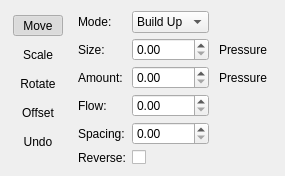
     <widget class="QWidget" name="liquifyTransformPage">
      <layout class="QVBoxLayout" name="verticalLayout_8">
       <item>
        <layout class="QHBoxLayout" name="horizontalLayout_11" stretch="0,0">
         <property name="spacing">
          <number>0</number>
         </property>
         <item>
          <widget class="QFrame" name="liquifyOptionsLayout">
           <property name="sizePolicy">
            <sizepolicy hsizetype="Fixed" vsizetype="Minimum">
             <horstretch>0</horstretch>
             <verstretch>0</verstretch>
            </sizepolicy>
           </property>
           <property name="whatsThis">
            <string>&lt;html&gt;&lt;head/&gt;&lt;body&gt;&lt;p&gt;&lt;br/&gt;&lt;/p&gt;&lt;/body&gt;&lt;/html&gt;</string>
           </property>
           <property name="frameShape">
            <enum>QFrame::NoFrame</enum>
           </property>
           <property name="frameShadow">
            <enum>QFrame::Plain</enum>
           </property>
           <property name="lineWidth">
            <number>0</number>
           </property>
           <layout class="QVBoxLayout" name="verticalLayout_9">
            <property name="leftMargin">
             <number>2</number>
            </property>
            <property name="topMargin">
             <number>2</number>
            </property>
            <property name="rightMargin">
             <number>15</number>
            </property>
            <item>
             <widget class="QToolButton" name="liquifyMove">
              <property name="sizePolicy">
               <sizepolicy hsizetype="Expanding" vsizetype="Fixed">
                <horstretch>0</horstretch>
                <verstretch>0</verstretch>
               </sizepolicy>
              </property>
              <property name="text">
               <string>Move</string>
              </property>
              <property name="checkable">
               <bool>true</bool>
              </property>
              <property name="checked">
               <bool>true</bool>
              </property>
              <property name="autoExclusive">
               <bool>true</bool>
              </property>
              <property name="autoRaise">
               <bool>true</bool>
              </property>
             </widget>
            </item>
            <item>
             <widget class="QToolButton" name="liquifyScale">
              <property name="sizePolicy">
               <sizepolicy hsizetype="Expanding" vsizetype="Fixed">
                <horstretch>0</horstretch>
                <verstretch>0</verstretch>
               </sizepolicy>
              </property>
              <property name="text">
               <string>Scale</string>
              </property>
              <property name="checkable">
               <bool>true</bool>
              </property>
              <property name="autoExclusive">
               <bool>true</bool>
              </property>
              <property name="autoRaise">
               <bool>true</bool>
              </property>
             </widget>
            </item>
            <item>
             <widget class="QToolButton" name="liquifyRotate">
              <property name="sizePolicy">
               <sizepolicy hsizetype="Expanding" vsizetype="Fixed">
                <horstretch>0</horstretch>
                <verstretch>0</verstretch>
               </sizepolicy>
              </property>
              <property name="text">
               <string>Rotate</string>
              </property>
              <property name="checkable">
               <bool>true</bool>
              </property>
              <property name="autoExclusive">
               <bool>true</bool>
              </property>
              <property name="autoRaise">
               <bool>true</bool>
              </property>
             </widget>
            </item>
            <item>
             <widget class="QToolButton" name="liquifyOffset">
              <property name="sizePolicy">
               <sizepolicy hsizetype="Expanding" vsizetype="Fixed">
                <horstretch>0</horstretch>
                <verstretch>0</verstretch>
               </sizepolicy>
              </property>
              <property name="text">
               <string>Offset</string>
              </property>
              <property name="checkable">
               <bool>true</bool>
              </property>
              <property name="autoExclusive">
               <bool>true</bool>
              </property>
              <property name="autoRaise">
               <bool>true</bool>
              </property>
             </widget>
            </item>
            <item>
             <widget class="QToolButton" name="liquifyUndo">
              <property name="sizePolicy">
               <sizepolicy hsizetype="Expanding" vsizetype="Fixed">
                <horstretch>0</horstretch>
                <verstretch>0</verstretch>
               </sizepolicy>
              </property>
              <property name="text">
               <string>Undo</string>
              </property>
              <property name="checkable">
               <bool>true</bool>
              </property>
              <property name="autoExclusive">
               <bool>true</bool>
              </property>
              <property name="autoRaise">
               <bool>true</bool>
              </property>
             </widget>
            </item>
           </layout>
          </widget>
         </item>
         <item>
          <layout class="QGridLayout" name="gridLayout_3">
           <property name="horizontalSpacing">
            <number>3</number>
           </property>
           <property name="verticalSpacing">
            <number>5</number>
           </property>
           <item row="5" column="0">
            <widget class="QLabel" name="label">
             <property name="sizePolicy">
              <sizepolicy hsizetype="Fixed" vsizetype="Preferred">
               <horstretch>0</horstretch>
               <verstretch>0</verstretch>
              </sizepolicy>
             </property>
             <property name="minimumSize">
              <size>
               <width>51</width>
               <height>0</height>
              </size>
             </property>
             <property name="text">
              <string>Reverse:</string>
             </property>
            </widget>
           </item>
           <item row="4" column="1">
            <widget class="KisDoubleSliderSpinBox" name="liquifySpacingSlider"/>
           </item>
           <item row="4" column="0">
            <widget class="QLabel" name="lblSpacing">
             <property name="sizePolicy">
              <sizepolicy hsizetype="Fixed" vsizetype="Preferred">
               <horstretch>0</horstretch>
               <verstretch>0</verstretch>
              </sizepolicy>
             </property>
             <property name="minimumSize">
              <size>
               <width>49</width>
               <height>0</height>
              </size>
             </property>
             <property name="text">
              <string>Spacing:</string>
             </property>
            </widget>
           </item>
           <item row="3" column="0">
            <widget class="QLabel" name="lblFlow">
             <property name="sizePolicy">
              <sizepolicy hsizetype="Fixed" vsizetype="Preferred">
               <horstretch>0</horstretch>
               <verstretch>0</verstretch>
              </sizepolicy>
             </property>
             <property name="minimumSize">
              <size>
               <width>32</width>
               <height>0</height>
              </size>
             </property>
             <property name="text">
              <string>Flow:</string>
             </property>
            </widget>
           </item>
           <item row="3" column="1">
            <widget class="KisDoubleSliderSpinBox" name="liquifyFlowSlider"/>
           </item>
           <item row="1" column="0">
            <widget class="QLabel" name="lblSize">
             <property name="sizePolicy">
              <sizepolicy hsizetype="Fixed" vsizetype="Preferred">
               <horstretch>0</horstretch>
               <verstretch>0</verstretch>
              </sizepolicy>
             </property>
             <property name="minimumSize">
              <size>
               <width>27</width>
               <height>0</height>
              </size>
             </property>
             <property name="text">
              <string>Size:</string>
             </property>
            </widget>
           </item>
           <item row="1" column="1">
            <widget class="KisDoubleSliderSpinBox" name="liquifySizeSlider"/>
           </item>
           <item row="2" column="0">
            <widget class="QLabel" name="lblAmount">
             <property name="sizePolicy">
              <sizepolicy hsizetype="Fixed" vsizetype="Preferred">
               <horstretch>0</horstretch>
               <verstretch>0</verstretch>
              </sizepolicy>
             </property>
             <property name="minimumSize">
              <size>
               <width>51</width>
               <height>0</height>
              </size>
             </property>
             <property name="text">
              <string comment="Amount of transformation">Amount:</string>
             </property>
            </widget>
           </item>
           <item row="2" column="1">
            <widget class="KisDoubleSliderSpinBox" name="liquifyAmountSlider"/>
           </item>
           <item row="0" column="0">
            <widget class="QLabel" name="label_2">
             <property name="sizePolicy">
              <sizepolicy hsizetype="Fixed" vsizetype="Preferred">
               <horstretch>0</horstretch>
               <verstretch>0</verstretch>
              </sizepolicy>
             </property>
             <property name="minimumSize">
              <size>
               <width>38</width>
               <height>0</height>
              </size>
             </property>
             <property name="text">
              <string>Mode:</string>
             </property>
            </widget>
           </item>
           <item row="0" column="1">
            <widget class="QComboBox" name="buildupModeComboBox">
             <property name="sizePolicy">
              <sizepolicy hsizetype="Expanding" vsizetype="Preferred">
               <horstretch>0</horstretch>
               <verstretch>0</verstretch>
              </sizepolicy>
             </property>
             <property name="currentIndex">
              <number>0</number>
             </property>
             <item>
              <property name="text">
               <string>Build Up</string>
              </property>
             </item>
             <item>
              <property name="text">
               <string>Wash</string>
              </property>
             </item>
            </widget>
           </item>
           <item row="5" column="1">
            <widget class="QCheckBox" name="liquifyReverseDirectionChk">
             <property name="enabled">
              <bool>true</bool>
             </property>
             <property name="sizePolicy">
              <sizepolicy hsizetype="Preferred" vsizetype="Preferred">
               <horstretch>0</horstretch>
               <verstretch>0</verstretch>
              </sizepolicy>
             </property>
             <property name="text">
              <string/>
             </property>
            </widget>
           </item>
           <item row="1" column="2">
            <widget class="QToolButton" name="liquifySizePressureBox">
             <property name="enabled">
              <bool>true</bool>
             </property>
             <property name="text">
              <string>Pressure</string>
             </property>
             <property name="checkable">
              <bool>true</bool>
             </property>
             <property name="autoExclusive">
              <bool>true</bool>
             </property>
             <property name="autoRaise">
              <bool>true</bool>
             </property>
            </widget>
           </item>
           <item row="2" column="2">
            <widget class="QToolButton" name="liquifyAmountPressureBox">
             <property name="text">
              <string>Pressure</string>
             </property>
             <property name="checkable">
              <bool>true</bool>
             </property>
             <property name="autoExclusive">
              <bool>true</bool>
             </property>
             <property name="autoRaise">
              <bool>true</bool>
             </property>
            </widget>
           </item>
          </layout>
         </item>
        </layout>
       </item>
       <item>
        <spacer name="verticalSpacer_5">
         <property name="orientation">
          <enum>Qt::Vertical</enum>
         </property>
         <property name="sizeHint" stdset="0">
          <size>
           <width>20</width>
           <height>0</height>
          </size>
         </property>
        </spacer>
       </item>
      </layout>
     </widget>
